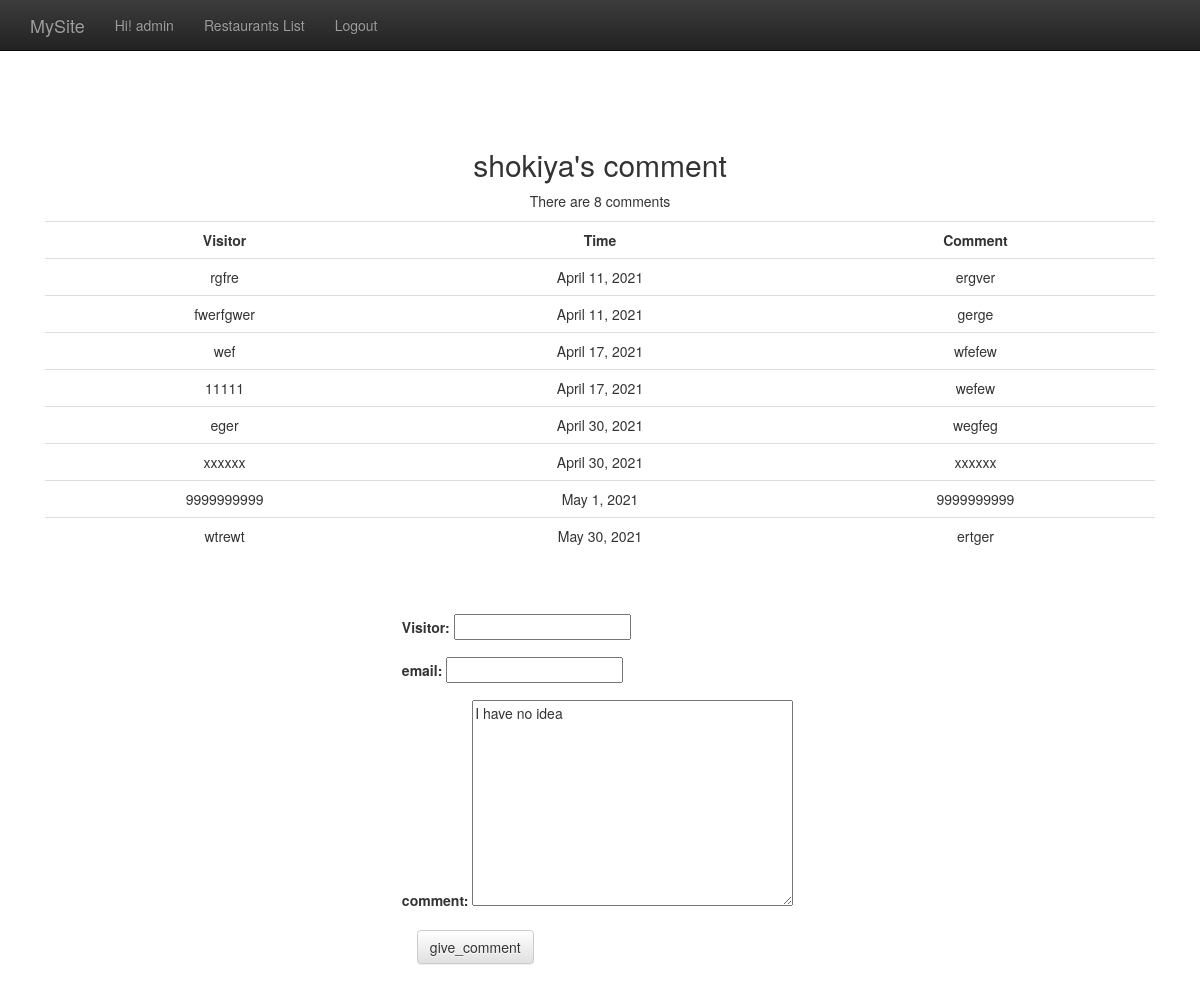
The app's page /comment/2/ (signed in), older data.
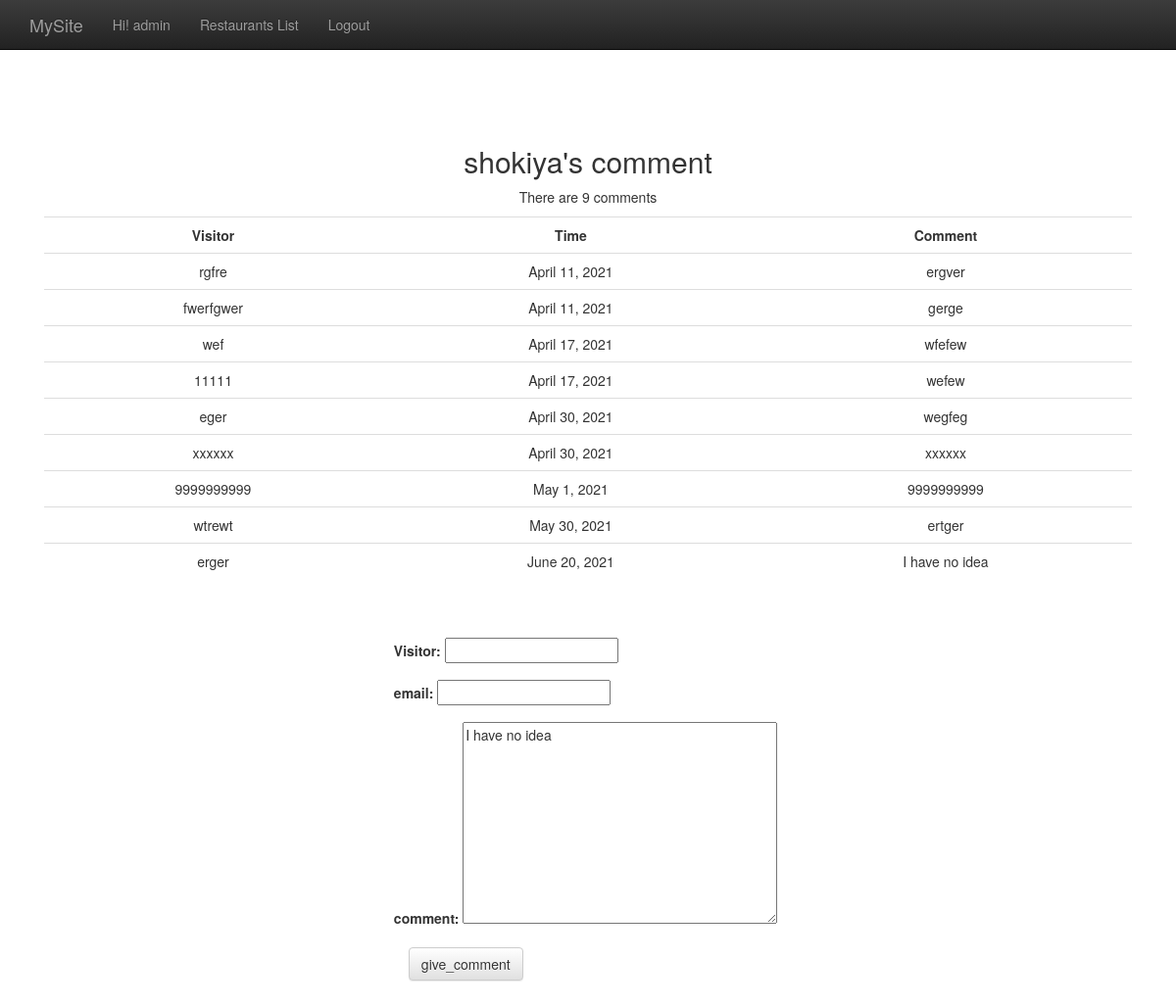
The same page, newer data.
### restaurants/models.py (models this page shows, shortened)
class Restaurant(models.Model):
    name = models.CharField(max_length=20)
    phone_number = models.CharField(max_length=15)
    address = models.CharField(max_length=50, blank=True)

class Comment(models.Model):
    content = models.CharField(max_length=255)
    visitor = models.CharField(max_length=255)
    email = models.CharField(max_length=255)
    date_time = models.DateTimeField()
    restaurant = models.ForeignKey(Restaurant)
    class Meta:
        permissions = (
            ("can_comment", "Can comment"),
        )

### restaurants/views.py (the view, shortened to what this page needs)
# urls.py: url(r'^comment/(?P<pk>\d+)/$', CommentView.as_view()),
class CommentView(FormView, SingleObjectMixin):
    form_class = CommentForm
    template_name = 'comment.html'
    success_url = '/comment/'
    initial = {'content': u'I have no idea'}
    model = Restaurant
    context_object_name = 'r'
    def get_context_data(self, **kwargs):
        self.object = self.get_object()
        return super(CommentView, self).get_context_data(object=self.object, **kwargs)
    @method_decorator(user_passes_test(user_can_comment, login_url='/accounts/login/'))
    def dispatch(self, request, *args, **kwargs):
        return super(CommentView, self).dispatch(request, *args, **kwargs)

### restaurants/forms.py
class CommentForm(forms.Form):
	visitor = forms.CharField(max_length=20)
	email = forms.EmailField(max_length=20, required=False)
	content = forms.CharField(max_length=200, widget=forms.Textarea())

### restaurants/permissions.py (called while the page is built)
def user_can_comment(user):
    return user.is_authenticated and user.has_perm('restaurants.can_comment')

### restaurants/templates/comment.html (shortened to what this page needs)
{% extends "base.html" %}
{% block content %}
        <h2>{{ r.name }}'s comment </h2>
        {% if r.comment_set.all %}
        <p>There are {{ r.comment_set.all|length }} comments</p>
        <table class="table table-hover">
            <tr>
                <th>Visitor</th>
                <th>Time</th>
                <th>Comment</th>
            </tr>
            {% for c in r.comment_set.all %}
            <tr>
                <td> {{ c.visitor }} </td>
                <td> {{ c.date_time | date:"F j, Y" }} </td>
                <td> {{ c.content }} </td>
            </tr>
            {% endfor %}
        </table>
        {% else %}
        <p>No comment</p>
        {% endif %}
        <br /><br />
        <form action="" method="post" class="form-horizontal" role="form" style="width:33%; margin:auto; text-align:left">{% csrf_token %}
            <div class="form-group">
            <label for="visitor">Visitor:</label>
            {{ form.visitor }}
            </div>
            <div class="form-group">
                <label for="email">email:</label>
            {{ form.email }}
            </div>
            <div class="form-group">
            <label for="content">comment:</label>
            {{ form.content }}
            </div>
            <input type="submit" value="give_comment" class="btn btn-default">
        </form>
{% endblock %}

Row changes from the older to the newer data that the page shows:
computed for Restaurant "shokiya": comment_set.all|length "8" → "9"
added Comment: visitor "erger", date_time "June 20, 2021", content "I have no idea"
